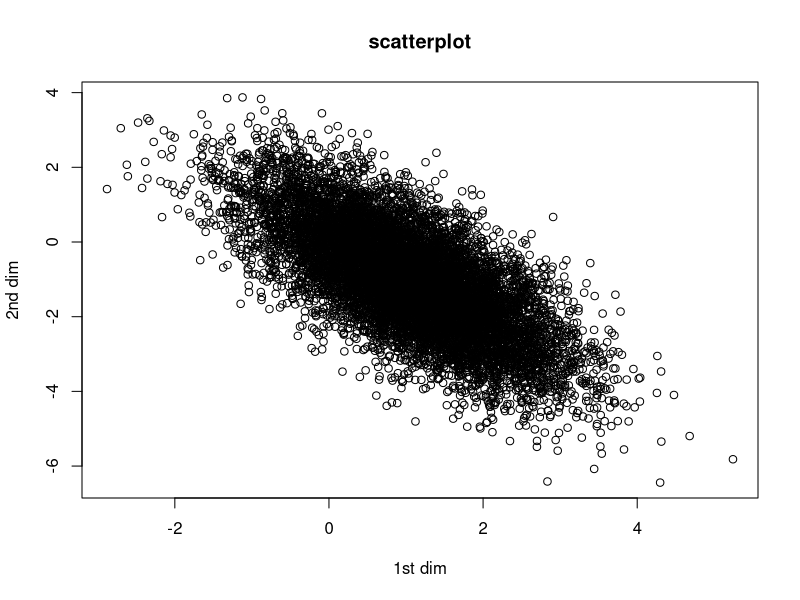
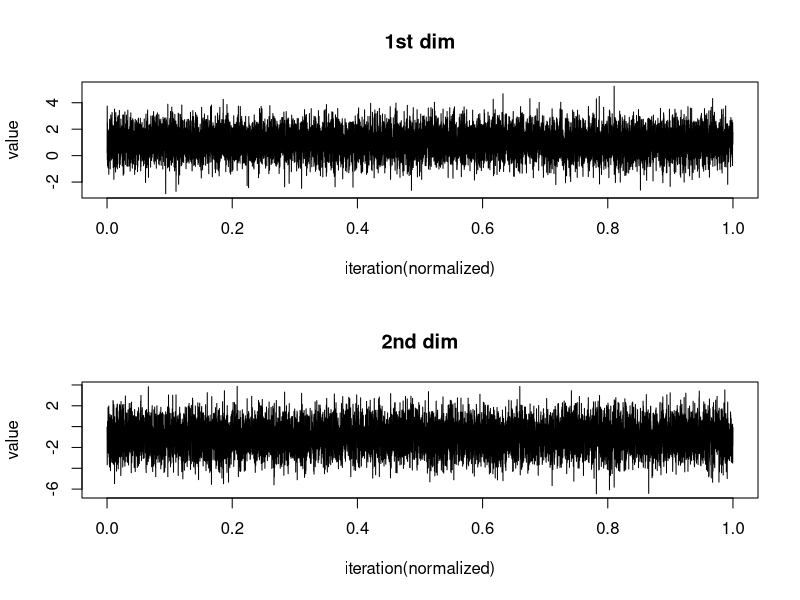
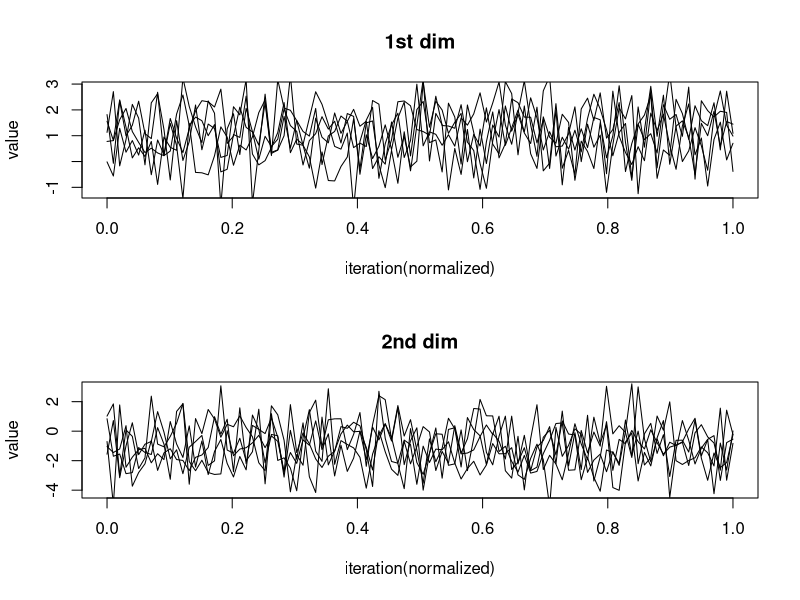
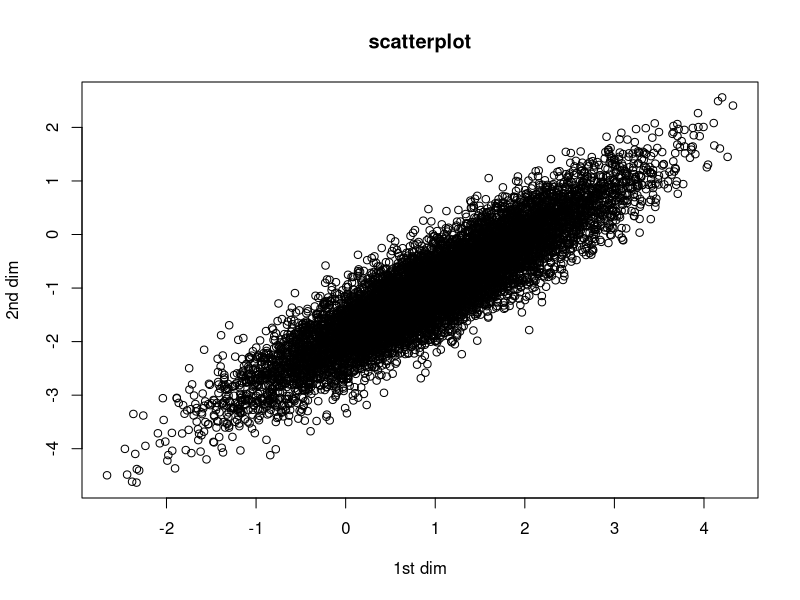
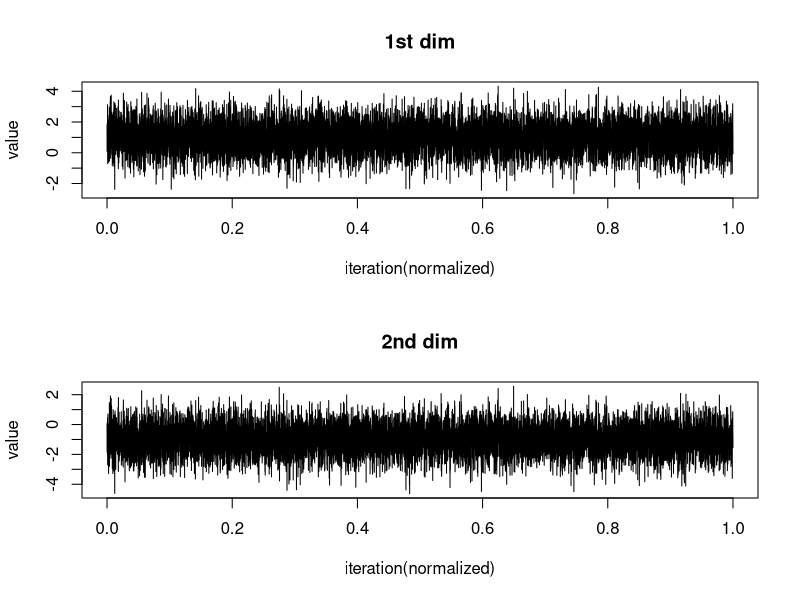
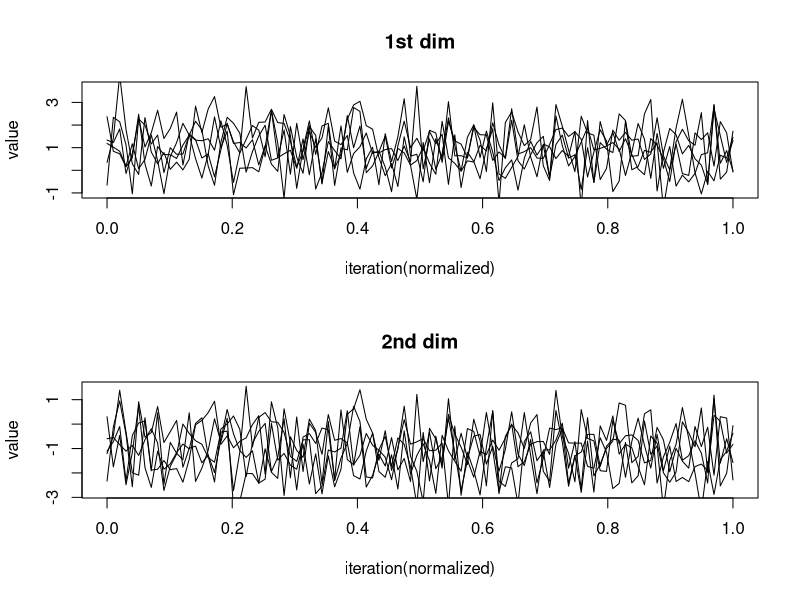
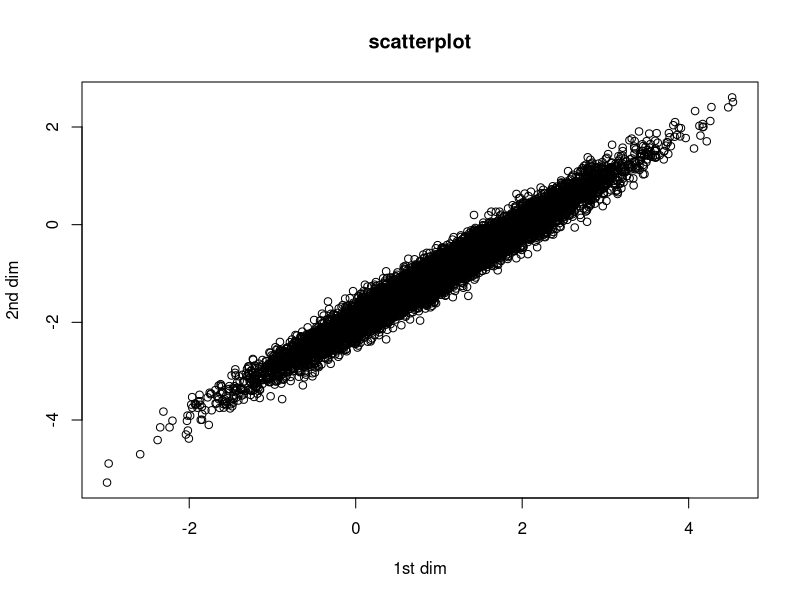
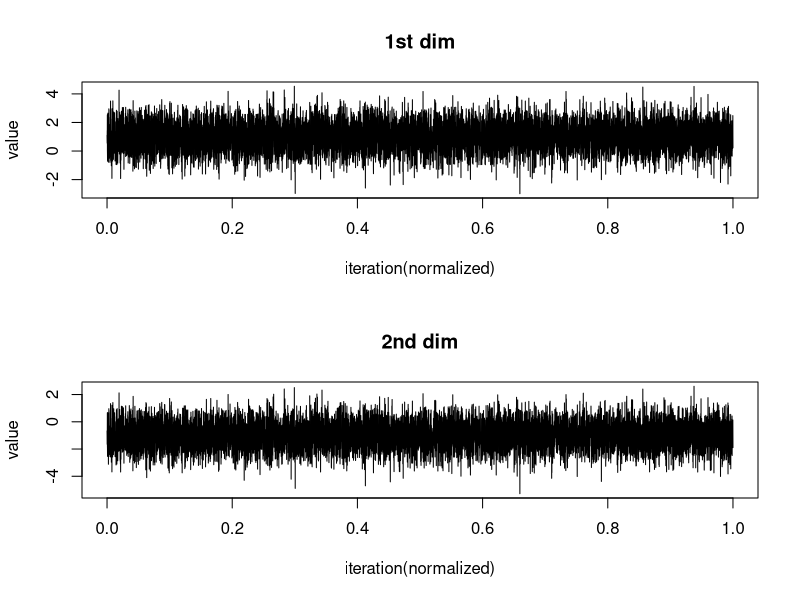

Recreate these plots in R, in order.
# R code created by Choi Seokjun
# UTF-8 CRLF
# windows 10 64-bit.
# R 3.5.2

# vscode run as source : ctrl+shift+s
# vscode run selected block only : ctrl+enter

# 1. Suppose we want to simulate a random vector Y ∼ N(µ,Σ). If Σ (Matern) is symmetric and positive definite, 
# it can be represented using the Cholesky decomposition Σ = LL', where L is a lower triangular matrix. 
# Consider the following algorithm for simulating Y : 
# (1) Calculate the matrix L. 
# (2) Sample Z ∼ N(0,I), where I is the n×n identity matrix. 
# (3) Let Y = µ + LZ. 

# (a) Show that Y generated in this way has the correct distribution
# (b) Write a function or a few lines of code in R to implement this method for arguments mu and Sigma. 
# You may use the built-in function chol for the Cholesky decomposition and rnorm to generate Z.
# (c) For a mean and covariance function of your choosing, 
# use your code from (b) and make a few plots illustrating realizations of a Gaussian process on [0;1], 
# but changing the different parameters in the model. These differences will be easier to see if you keep the same Z sample but just change mu and Sigma.

library(fields)
set.seed(2019311252)


rnorm_chol_algorithm = function(mu, Sigma) {
    # mu is vector
    # Sigma should be symmetric, positive definite matrix
    dimension = dim(Sigma)
    vecZ = rnorm(dimension, 0, 1)
    chol_upperL = chol(Sigma)
    return(mu + t(chol_upperL) %*% vecZ)    
}

test_suite_for_2d = function(mu_2dim, cov_2by2dim, sim_num=10000, test_idx_str=""){
    test_result_x1 = rep(0, sim_num)
    test_result_x2 = rep(0, sim_num)
    for(i in 1:sim_num){
        iter_sample = rnorm_chol_algorithm(mu_2dim, cov_2by2dim)
        test_result_x1[i] = iter_sample[1]
        test_result_x2[i] = iter_sample[2]
    }
    x11()
    par(mfrow=c(1,1))
    plot(test_result_x1, test_result_x2, main='scatterplot', xlab='1st dim', ylab='2nd dim')
    dev.copy(png, filename=paste("C:/gitProject/SpaTempoDA/HW1/prob1_test",test_idx_str,"_oneprocess_scatter.png", sep = ""))
    dev.off()
    
    x11()
    par(mfrow=c(2,1))
    plot(seq(0,1,length.out=sim_num), test_result_x1, type='l', xlab='iteration(normalized)', ylab='value', main='1st dim')
    plot(seq(0,1,length.out=sim_num), test_result_x2, type='l', xlab='iteration(normalized)', ylab='value', main='2nd dim')
    dev.copy(png, filename=paste("C:/gitProject/SpaTempoDA/HW1/prob1_test",test_idx_str,"_oneprocess_traceplot.png", sep = ""))
    dev.off()
}

test_suite_for_traceplot = function(mu_2dim, cov_2by2dim, process_num=5, sim_num=100, test_idx_str=""){
    result_x1 = matrix(0, process_num, sim_num)
    result_x2 = matrix(0, process_num, sim_num)

    for(i in 1:process_num){
        for(j in 1:sim_num){
            iter_sample = rnorm_chol_algorithm(mu_2dim, cov_2by2dim)
            result_x1[i,j] = iter_sample[1]
            result_x2[i,j] = iter_sample[2]
        }
    }
    x11()
    par(mfrow=c(2,1))
    grid = seq(0,1,length.out=sim_num)
    plot(grid, result_x1[1,], type='l', xlab='iteration(normalized)', ylab='value', main='1st dim')
    for(i in 2:process_num){
        lines(grid, result_x1[i,])
    }
    plot(grid, result_x2[1,], type='l', xlab='iteration(normalized)', ylab='value', main='2nd dim')
    for(i in 2:process_num){
        lines(grid, result_x2[i,])
    }
    dev.copy(png, filename=paste("C:/gitProject/SpaTempoDA/HW1/prob1_test",test_idx_str,"_many_process_traceplot.png", sep = ""))
    dev.off()
}


# test 1 : ordinary gaussian
test1_mu = c(1, -1)
test1_Sigma = matrix(c(1,-1,-1,2),2,2)


# png(filename="C:/gitProject/SpaTempoDA/HW1/prob1_test1_scatter.png")
test_suite_for_2d(test1_mu, test1_Sigma, test_idx_str="1")
test_suite_for_traceplot(test1_mu, test1_Sigma, test_idx_str="1")


# for test 2,3,4, I use 
# fields$Matern
# if you don't have 'fields' packages, install first and run below.


# test 2 : with Matern covariance (= exp cov)
test2_mu = c(1, -1)

test2_matern_param_nu = 0.5
test2_matern_param_range = 1
test2_distance_mat = matrix(c(0,0.2,0.2,0),2,2)
test2_Sigma = Matern(test2_distance_mat, test2_matern_param_range, test2_matern_param_nu)
# nu = smoothness in lec.note, range=rho?? in lec.note (maybe!)
print("set covariance matrix of test 2")
print(test2_Sigma)
test_suite_for_2d(test2_mu, test2_Sigma, test_idx_str="2")
test_suite_for_traceplot(test2_mu, test2_Sigma, test_idx_str="2")



# test 3 : with Matern covariance (small nu)
test3_mu = c(1, -1)
test3_matern_param_nu = 0.1
test3_matern_param_range = 1
test3_distance_mat = matrix(c(0,0.2,0.2,0),2,2)
test3_Sigma = Matern(test3_distance_mat, test3_matern_param_range, test3_matern_param_nu)
print("set covariance matrix of test 3")
print(test3_Sigma)
test_suite_for_2d(test3_mu, test3_Sigma, test_idx_str="3")
test_suite_for_traceplot(test3_mu, test3_Sigma, test_idx_str="3")


# test 4 : with Matern covariance (big nu)
test4_mu = c(1, -1)
test4_matern_param_nu = 1
test4_matern_param_range = 1
test4_distance_mat = matrix(c(0,0.2,0.2,0),2,2)
test4_Sigma = Matern(test4_distance_mat, test4_matern_param_range, test4_matern_param_nu)
print("set covariance matrix of test 4")
print(test4_Sigma)
test_suite_for_2d(test4_mu, test4_Sigma, test_idx_str="4")
test_suite_for_traceplot(test4_mu, test4_Sigma, test_idx_str="4")
